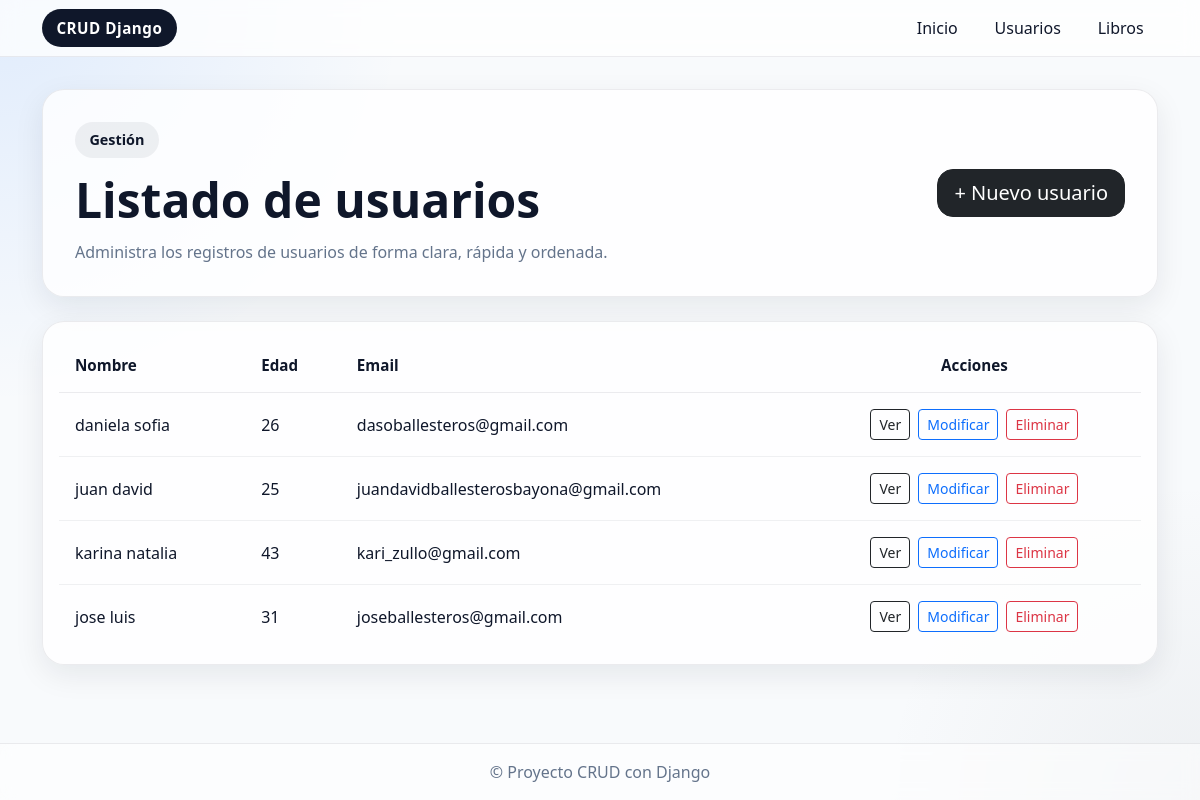
The page /usuarios/usuarios on the database its author committed.
### usuarios/models.py (models this page shows, shortened)
class Usuario(models.Model):
  nombre = models.CharField(max_length=50)
  edad = models.IntegerField()
  email = models.EmailField(max_length=120, unique=True)

### usuarios/views.py (the view)
# urls.py: path('usuarios', views.lista_usuarios, name='usuarios'),
def lista_usuarios(request, template_name: str='usuarios/usuarios.html'):
  list_usuarios = Usuario.objects.all()
  data = {'form': list_usuarios}
  return render(request, template_name, data)

### templates/usuarios/usuarios.html (shortened to what this page needs)
{% extends "base.html" %}
{% load static %}
{% block extra_css %}
<link rel="stylesheet" href="{% static 'css/usuarios.css' %}">
{% endblock %}
{% block contenido %}
<section class="module-header mb-4">
  <div class="glass-card module-hero">
    <div class="row align-items-center g-4">
      <div class="col-lg-8">
        <span class="module-badge">Gestión</span>
        <h1 class="module-title">Listado de usuarios</h1>
        <p class="module-text">
          Administra los registros de usuarios de forma clara, rápida y ordenada.
        </p>
      </div>
      <div class="col-lg-4 text-lg-end">
        <a href="{% url 'nuevo_usuario' %}" class="btn btn-dark btn-lg rounded-4">
          + Nuevo usuario
        </a>
      </div>
    </div>
  </div>
</section>
<section>
  <div class="glass-card table-card">
    <div class="table-responsive">
      <table class="table custom-table align-middle mb-0">
        <thead>
          <tr>
            <th>Nombre</th>
            <th>Edad</th>
            <th>Email</th>
            <th class="text-center">Acciones</th>
          </tr>
        </thead>
        <tbody>
          {% for cliente in form %}
          <tr>
            <td>{{ cliente.nombre }}</td>
            <td>{{ cliente.edad }}</td>
            <td>{{ cliente.email }}</td>
            <td>
              <div class="action-group">
                <a class="btn btn-sm btn-outline-dark" href="{% url 'ver_usuario' cliente.id %}">Ver</a>
                <a class="btn btn-sm btn-outline-primary" href="{% url 'modificar_usuario' cliente.id %}">Modificar</a>
                <a class="btn btn-sm btn-outline-danger" href="{% url 'eliminar_usuario' cliente.id %}">Eliminar</a>
              </div>
            </td>
          </tr>
          {% empty %}
          <tr>
            <td colspan="4" class="empty-state">No hay usuarios cargados.</td>
          </tr>
          {% endfor %}
        </tbody>
      </table>
    </div>
  </div>
</section>
{% endblock %}

### templates/base.html (shortened to what this page needs)
<!DOCTYPE html>
{% load static %}
<html lang="es">
<head>
  <link
    href="https://cdn.jsdelivr.net/npm/bootstrap@5.3.8/dist/css/bootstrap.min.css"
    rel="stylesheet"
  >
  <link rel="stylesheet" href="{% static 'css/base.css' %}">
  {% block extra_css %}{% endblock %}
</head>
<body>
  <nav class="navbar navbar-expand-lg navbar-custom sticky-top">
    <div class="container">
      <a class="brand-pill" href="/">CRUD Django</a>
      <div class="collapse navbar-collapse mt-3 mt-lg-0" id="navbarNav">
        <ul class="navbar-nav ms-auto align-items-lg-center gap-lg-2">
          <li class="nav-item">
            <a class="nav-link" href="/">Inicio</a>
          </li>
          <li class="nav-item">
            <a class="nav-link" href="{% url 'usuarios' %}">Usuarios</a>
          </li>
          <li class="nav-item">
            <a class="nav-link" href="{% url 'libros' %}">Libros</a>
          </li>
        </ul>
      </div>
    </div>
  </nav>
  <main class="page-wrapper">
    <div class="container">
      {% block contenido %}{% endblock %}
    </div>
  </main>
  <footer>
    <div class="container text-center">
      &copy; Proyecto CRUD con Django
    </div>
  </footer>
</body>
</html>

### static/css/base.css (style rules this page uses)
:root { --bg-main: #f8fafc; --bg-card: rgba(255, 255, 255, 0.80); --text-main: #0f172a; --text-soft: #64748b; --border-soft: rgba(15, 23, 42, 0.08); --shadow-soft: 0 10px 30px rgba(15, 23, 42, 0.08); --radius-xl: 22px; }
body { background: radial-gradient(circle at top left, rgba(13, 110, 253, 0.10), transparent 28%), radial-gradient(circle at bottom right, rgba(108, 117, 125, 0.08), transparent 22%), var(--bg-main); color: var(--text-main); min-height: 100vh; display: flex; flex-direction: column; }
.navbar-custom { background: rgba(255, 255, 255, 0.75); backdrop-filter: blur(10px); border-bottom: 1px solid var(--border-soft); }
.brand-pill { font-weight: 700; letter-spacing: 0.5px; padding: 0.45rem 0.9rem; border-radius: 999px; background: #0f172a; color: #fff !important; text-decoration: none; font-size: 0.95rem; }
.nav-link { color: var(--text-main) !important; font-weight: 500; transition: 0.2s ease; border-radius: 12px; padding: 0.5rem 0.9rem !important; }
.page-wrapper { flex: 1; padding: 2rem 0 3rem; }
.glass-card { background: var(--bg-card); border: 1px solid var(--border-soft); box-shadow: var(--shadow-soft); border-radius: var(--radius-xl); }
footer { border-top: 1px solid var(--border-soft); padding: 1rem 0; color: var(--text-soft); background: rgba(255, 255, 255, 0.55); backdrop-filter: blur(8px); }

### static/css/usuarios.css (style rules this page uses)
.module-hero { padding: 2rem; }
.module-badge { display: inline-block; padding: 0.45rem 0.9rem; border-radius: 999px; background: rgba(15, 23, 42, 0.06); color: var(--text-main); font-size: 0.9rem; font-weight: 600; margin-bottom: 1rem; }
.module-title { font-size: clamp(1.9rem, 4vw, 3rem); line-height: 1.1; font-weight: 800; margin-bottom: 0.8rem; }
.module-text { color: var(--text-soft); font-size: 1rem; margin-bottom: 0; max-width: 650px; }
.table-card { padding: 1rem; overflow: hidden; }
.custom-table { --bs-table-bg: transparent; margin-bottom: 0; }
.custom-table thead th { border-bottom: 1px solid var(--border-soft); color: var(--text-main); font-size: 0.95rem; font-weight: 700; padding: 1rem; white-space: nowrap; }
.custom-table tbody td { border-bottom: 1px solid rgba(15, 23, 42, 0.06); color: var(--text-main); padding: 1rem; vertical-align: middle; }
.custom-table tbody tr:last-child td { border-bottom: none; }
.action-group { display: flex; flex-wrap: wrap; gap: 0.5rem; justify-content: center; }

### rows shown on the page
Usuario: nombre "daniela sofia", edad "26", email "dasoballesteros@gmail.com"
Usuario: nombre "juan david", edad "25", email "juandavidballesterosbayona@gmail.com"
Usuario: nombre "karina natalia", edad "43", email "kari_zullo@gmail.com"
Usuario: nombre "jose luis", edad "31", email "joseballesteros@gmail.com"
